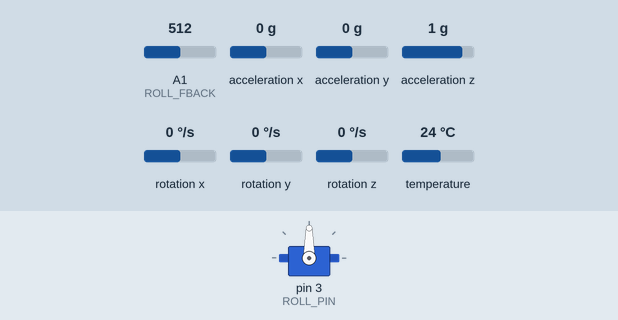
This program was run on a simulated Arduino Mega 2560, built with avr-gcc and run on an emulated ATmega2560. Shown: servo. Inputs (shaded band) come from the test bench; at power-on: A1 (ROLL_FBACK) = 512, acceleration x 0 g, acceleration y 0 g, acceleration z 1 g, rotation x 0 °/s, rotation y 0 °/s, rotation z 0 °/s, temperature 24 °C. What the program prints to the serial monitor is not drawn.

Above: at 1.2 s.
1.3 s: A1 (ROLL_FBACK) set to 10
Timing chart, 0 to 4.3 s (numbered marks = the images above; inputs shaded):
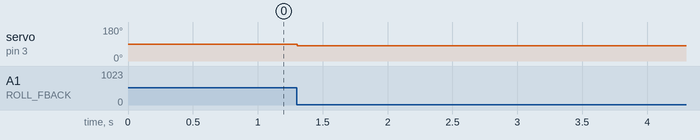

Measured:
- after the input at 1.3 s, servo on pin 3 (ROLL_PIN): 90° → 80° at once

The program:

main.cpp
```cpp
/*

  EndEffectorv2 will have a function to calibrate the servo for analogue feedback and a function to read the actual servos position,
      this can then be implemented with the rest to find out if the cascaded control works

  To Do: reusable calibration function to find servo v min and vmax
        get values of Vmin and Vmax
        function to read servo values

    Calibration routine: first simple to give a single voltage reading


  Calibration Results:
  for servo 1: Vmin = 0.22V, Vmax = 3.03V, V90 = 1.63V
  for servo 2: Vmin = 0.23V, Vmax = 3.03V, V90 = 1.63V
  identical so can use same Vmin and Vmax

*/


#include <Arduino.h>
#include <Wire.h>
#include <Adafruit_MPU6050.h>
#include <Adafruit_Sensor.h>
#include <math.h>
#include <Servo.h>

#define PITCH_PIN 2
#define ROLL_PIN 3
#define PITCH_FBACK A0
#define ROLL_FBACK A1

#define COMP_ALPHA 0.96

#define V_MAX 3.03
#define V_MIN 0.22
#define SERVO_RANGE 180.0

#define ROLLSETPOINT 80
#define PITCHSETPOINT 80

struct roll_pitch {
  float roll;
  float pitch;
};

float calibrateServo(Servo &_servo, int _pos, int _feedbackpin);
int readServo(Servo &_servo, int _feedbackpin);

roll_pitch CompFilter(float _ax, float _ay, float _az, float _wx, float _wy, float alpha, float delta_t);
roll_pitch ReadIMU();

// FOR CALIBRATION OF VMIN AND VMAX
float reading_raw_adc = 0.0; // temp for debug

float prev_roll = 0.0;
float prev_pitch = 0.0;

float initial_roll = 0.0;
float initial_pitch = 0.0;

unsigned long prevTime = 0;
float dt = 0.0;

bool servo_reached = false;   // flag whether servos reached target

float roll_deg = 0.0;
float pitch_deg = 0.0;
int roll_write = 0;
int pitch_write = 0;

int roll_servo_true = 0;

Adafruit_MPU6050 mpu;
Servo rollServo;
Servo pitchServo;

void setup(){

  rollServo.attach(ROLL_PIN);
  pinMode(ROLL_FBACK, INPUT);

  Serial.begin(9600);

  // Wait for serial to be ready
  while(!Serial) delay(10);

  Serial.println("Initializing MPU6050...");
  if (!mpu.begin()) {
    Serial.println("MPU6050 not detected. Check wiring!");
    while (1);
  }
  Serial.println("MPU6050 successfully initialized!");

  mpu.setAccelerometerRange(MPU6050_RANGE_8_G);
  mpu.setGyroRange(MPU6050_RANGE_500_DEG);
  mpu.setFilterBandwidth(MPU6050_BAND_21_HZ);

  prevTime = micros();


}


void loop() {

// ======   MAIN CODE =====================================================

  // calculate dt for specific loop
  unsigned long currTime = micros();
  dt = (currTime - prevTime)/ 1000000.0;
  prevTime = currTime;
  if(dt > 0.05){
    dt = 0.05;          // cap at 50ms -- TWEAK
  }

  // read servo
  // if servo_true = servo_written set servo reached to true, else delay or else break?

  roll_servo_true = readServo(rollServo, ROLL_FBACK);

  if(roll_servo_true == round(roll_write)){   // servo has reached position

    servo_reached = true;

  }

  else{
    servo_reached = false;
  }

  if(servo_reached == true){

    roll_pitch curr_IMU_reading = ReadIMU();

    roll_deg = curr_IMU_reading.roll * 180.0/PI;
    pitch_deg = curr_IMU_reading.pitch * 180.0/PI;

    roll_write = ROLLSETPOINT - (0.67f * roll_deg);
    rollServo.write(round(roll_write));               // write the new angle

    servo_reached = false;              // set flag to false

  }


// ================== TEST CODES ============================================

  // // FOR CALIBRATION OF VMIN AND VMAX

  // float v_for_calib = 0.0;
  // v_for_calib = calibrateServo(servo1, 90, FEEDBACK_1);
  // Serial.println("Raw Reading = ");
  // Serial.println(reading_raw_adc);
  // Serial.println("V min = ");
  // Serial.println(v_for_calib);


  // // FOR TESTING READSERVO
  // servo1.write(90);   // write to 90 to test
  // delay(1000);        // delay -allow to reach
  // int curr_pos = readServo(servo1, FEEDBACK_1);
  // Serial.println("Wrote servo to 90, actual angle = ");
  // Serial.println(curr_pos);

  // servo1.write(120);   // write to 120 to test
  // delay(1000);        // delay -allow to reach
  // curr_pos = readServo(servo1, FEEDBACK_1);
  // Serial.println("Wrote servo to 120, actual angle = ");
  // Serial.println(curr_pos);

  // servo1.write(45);   // write to 90 to test
  // delay(1000);        // delay -allow to reach
  // curr_pos = readServo(servo1, FEEDBACK_1);
  // Serial.println("Wrote servo to 45, actual angle = ");
  // Serial.println(curr_pos);


}

float calibrateServo(Servo &_servo, int _pos, int _feedbackpin){

  double v_calib = 0.0;

  _servo.write(_pos); // write servo to position

  delay(1000);        // wait a second to allow servo to reach position

  reading_raw_adc = analogRead(_feedbackpin);
  v_calib = ((analogRead(_feedbackpin)) * 5.0)/1023.0;

  return(v_calib);

}

int readServo(Servo &_servo, int _feedbackpin){   // use of & prevents copies, pass by reference

  float v_meas = ((analogRead(_feedbackpin))*5.0/1023.0 );
  float normalised_pos = (v_meas - V_MIN)/(V_MAX - V_MIN);
  normalised_pos = constrain(normalised_pos, 0.0, 180.0);

  int angle_read = int(normalised_pos * SERVO_RANGE);

  return(angle_read);


}

roll_pitch ReadIMU(){

    sensors_event_t a, g, temp;
    mpu.getEvent(&a, &g, &temp);

    roll_pitch comp_angles = CompFilter(
      a.acceleration.x,
      a.acceleration.y,
      a.acceleration.z,
      g.gyro.x,
      g.gyro.y,
      COMP_ALPHA,
      dt
    );

    return (comp_angles);     // returns radians

}

roll_pitch CompFilter(float _ax, float _ay, float _az, float _wx, float _wy, float alpha, float delta_t) {

  // Accelerometer angles
  float roll_acc = atan2(_ay, _az);
  float pitch_acc = atan2(-_ax, sqrt(pow(_ay, 2) + pow(_az, 2)));

  // Gyro integration WITH CALIBRATION OFFSETS APPLIED
  float roll_gyro = prev_roll + (_wx * delta_t);
  float pitch_gyro = prev_pitch + (_wy * delta_t);

  // Complementary filter
  float comp_roll = (alpha * roll_gyro) + ((1 - alpha) * roll_acc);
  float comp_pitch = (alpha * pitch_gyro) + ((1 - alpha) * pitch_acc);

  roll_pitch _roll_pitch;
  _roll_pitch.roll = comp_roll;
  _roll_pitch.pitch = comp_pitch;

  prev_roll = comp_roll;
  prev_pitch = comp_pitch;

  return _roll_pitch;
}
```

Controller.h
```cpp
#ifndef CONTROLLER_H
#define CONTROLLER_H

#include <Arduino.h>

class Controller {

    private:

        float kp, ki, kd;
        float setpoint;


    public:


        Controller(float _kp, float _ki, float _kd, float _setpoint);
        float PController(float _measurement);
        float PIController(float _measurement);
        float PDController(float _measurement, float _dt);

        float accum_error;
        float prev_error;
};

#endif
```

Controller.cpp
```cpp
#include "Controller.h"


Controller::Controller(float _kp, float _ki, float _kd, float _setpoint){

    kp = _kp;
    ki = _ki;
    kd = _kd;
    setpoint = _setpoint;
    accum_error = 0;
    prev_error = 0;

}

float Controller::PController(float _measurement){

    float error = setpoint - _measurement;

    // // Noise deadband
    // if (abs(error) < 2) error = 0;

    // Control output: center point is 90 (which is 135° physical)
    float servoCommand = 90.0 + (kp * error);

    // Clamp to library range
    servoCommand = constrain(servoCommand, 0.0, 180.0);

    return servoCommand;

}

float Controller::PIController(float _measurement){

    float error = setpoint - _measurement;
    accum_error += error;

    if(abs(error) > 0.01){
        if((prev_error * error) < 0){
            accum_error = 0;                    // clegg integrator
        }
    }


    float max_accum_error = 20/ki;          //tune
    if(accum_error > max_accum_error){
        accum_error = max_accum_error;                  // setting maximum integral term value
    }
    else if (accum_error < (- max_accum_error))
    {
        accum_error = - max_accum_error;
    }

    float output = ((2/3)*(90 + (kp * error) + (ki * accum_error)));

    if(output > 120){
        output = 120;           // clamping output
    }
    else if (output < 20){
        output = 20;
    }

    prev_error = error;
    return(output);

}

float Controller::PDController(float _measurement, float _dt){
    float error = setpoint - _measurement;

    // Noise deadband
    if (abs(error) < 2) error = 0;

    // Derivative term (rate of change of error)
    float d_error = (error - prev_error) / _dt;  // You need dt passed in!

    // Control output
    float servoCommand = 90.0 + (kp * error) + (kd * d_error);

    // Clamp
    servoCommand = constrain(servoCommand, 0.0, 180.0);

    prev_error = error;
    return servoCommand;
}
```
